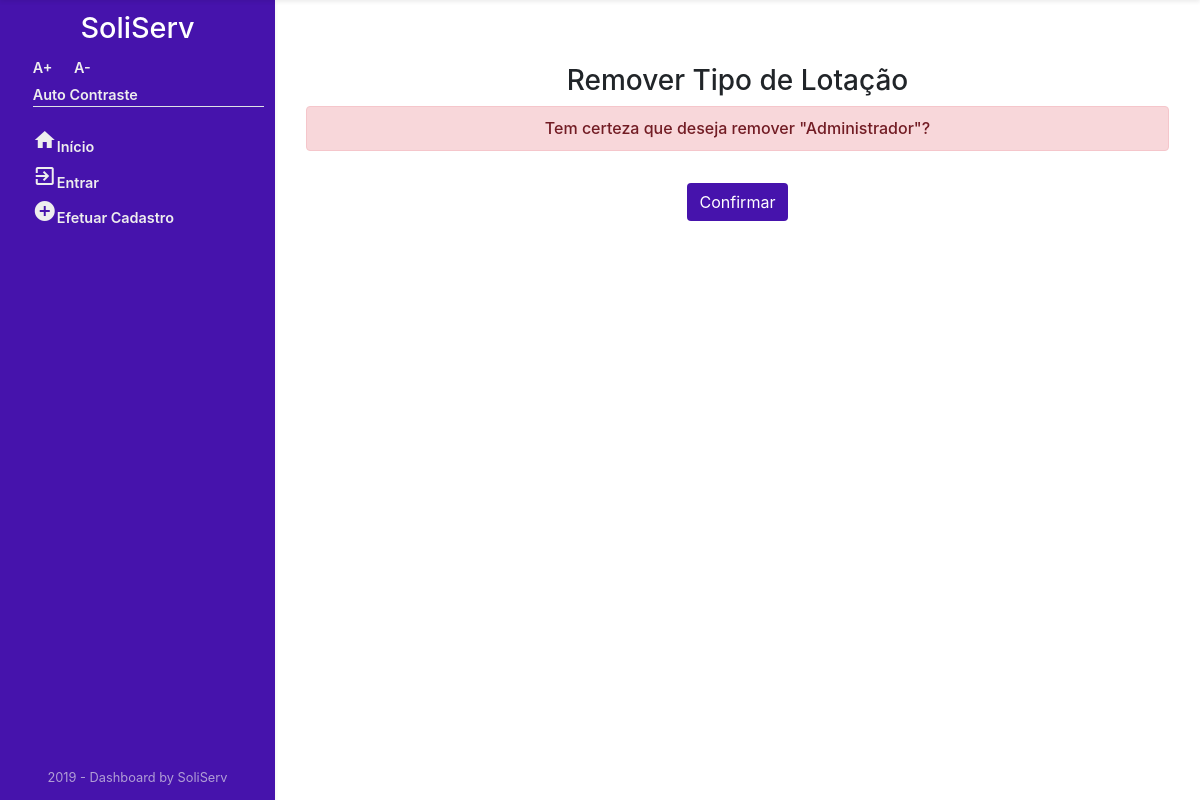
The app's page /Orgao/orgao/excluir/3, older data.
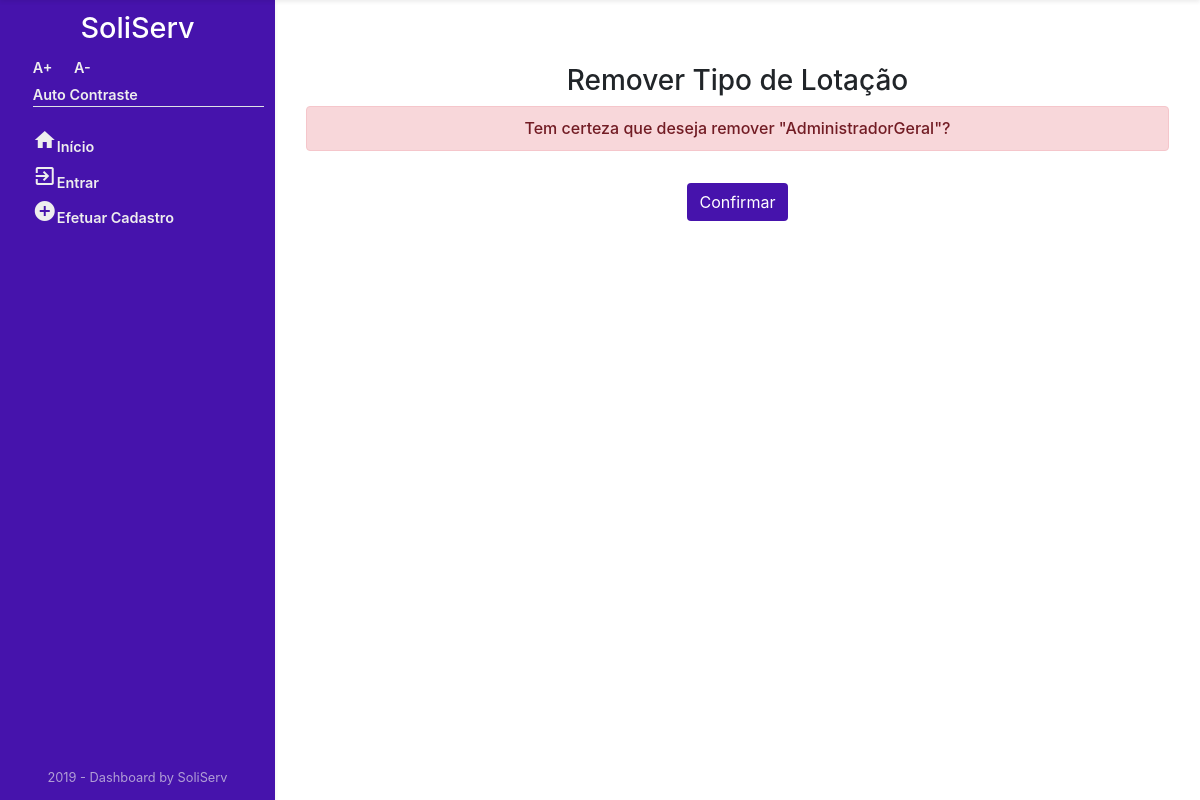
The same page, newer data.
### Orgao/models.py (models this page shows)
class TipoLotacao(models.Model):
    descricao = models.CharField('DESCRIÇÃO', max_length=45)
    def __str__(self):
        return self.descricao
    class Meta:
        verbose_name = "TipoLotacao"
        verbose_name_plural = "TiposLotacao"

### Orgao/views.py (the view)
# urls.py: path('orgao/excluir/<int:pk>', views.DeletarTipoLotacao.as_view(),name='tipo_lotacao_deletar'),
class DeletarTipoLotacao(DeleteView):
    model = TipoLotacao
    template_name = "Orgao/tipoLotacao_Confirm_delete.html"
    success_url = reverse_lazy('Orgao:tipos_lotacao')

### Orgao/templates/Orgao/tipoLotacao_Confirm_delete.html (shortened to what this page needs)
{% extends 'sistemaDeGestaoDeServicosPublicos/index1.html' %}
{% block centro %}
{% block centroOrgao %}
<div class="container text-center mt-5">
    <form method="post">{% csrf_token %}
        <h3 class="text-center">Remover Tipo de Lotação</h3>
        <h6 class="alert alert-danger">Tem certeza que deseja remover "{{ object }}"?</h6>
        <input type="submit" class="btn mt-3"style="background: #4613ac; color: white;" value="Confirmar">
    </form>
</div>
{% endblock %}
{% endblock%}

Row changes from the older to the newer data that the page shows:
changed TipoLotacao: descricao "Administrador" → "AdministradorGeral"
